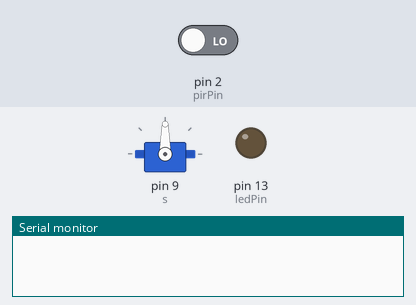
A sketch run on a simulated Arduino Uno, built with avr-gcc and run on an emulated ATmega328P. Parts: servo, output pins drawn as LEDs (lit = HIGH), the last lines printed to the serial monitor. Inputs (shaded band) come from the test bench; at power-on: pin 2 (pirPin) LOW.

Above: at 1.2 s.
1.3 s: pin 2 (pirPin) driven HIGH
At 1.45 s:
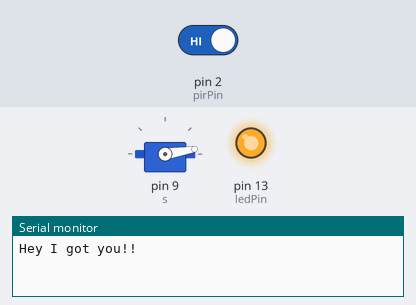
At 2.05 s:
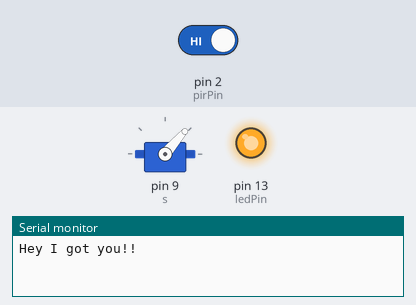
Timing chart, 0 to 13.3 s (numbered marks = the images above; inputs shaded):
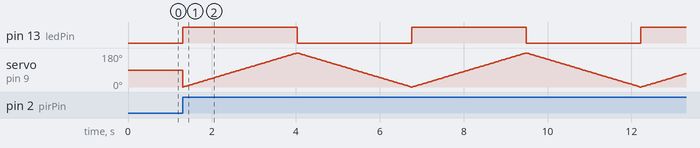

The sketch:

assignment_1_pir_sensor_with_servo_motor1.ino
```cpp
#include <Servo.h>
Servo s;

int ledPin = 13;
int pirPin = 2;
int pirStat = 0;
int pos = 0;

void setup() {
 pinMode(13, OUTPUT);
 pinMode(2, INPUT);
 s.attach(9);
 Serial.begin(9600);
}
void loop(){
 pirStat = digitalRead(pirPin);
 if (pirStat == 1) {
   digitalWrite(13, 1);

   Serial.println("Hey I got you!!");

   for(pos = 0; pos <= 180; pos++){
    s.write(pos);
    delay(15);
   }
   digitalWrite(13, 0);
   for(pos = 180; pos >= 0; pos--) {
    s.write(pos);
    delay(15);
   }
  }
} 
```
